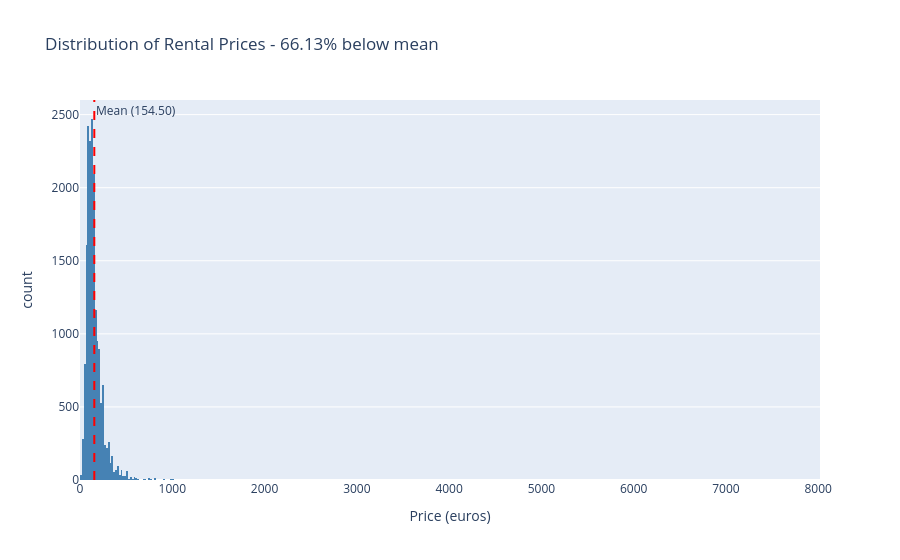

The cell this chart's notebook holds for it:
### Code cell
fig = px.histogram(data, x='price', nbins=500,
                   title=f'Distribution of Rental Prices - {percentage:.2f}% below mean',
                   labels={'price': 'Price (euros)'},
                   color_discrete_sequence=['steelblue'])

fig.add_vline(x=mean_price, line_dash='dash', line_color='red',
              annotation_text=f'Mean ({mean_price:.2f})',
              annotation_position='top right')

fig.show()

### Figure 1 — Plotly figure (JSON) as saved in the notebook; plotly's stock layout.template omitted (floating-point values rounded to 4 significant figures; data arrays with more than 128 entries replaced by an {"elided": "..."} marker saying what was removed)
{"data": [{"bingroup": "x", "hovertemplate": "Price (euros)=%{x}<br>count=%{y}<extra></extra>", "legendgroup": "", "marker": {"color": "steelblue", "pattern": {"shape": ""}}, "name": "", "nbinsx": 500, "orientation": "v", "showlegend": false, "type": "histogram", "x": {"elided": "17825 int values"}, "xaxis": "x", "yaxis": "y"}], "layout": {"annotations": [{"showarrow": false, "text": "Mean (154.50)", "x": 154.5, "xanchor": "left", "xref": "x", "y": 1, "yanchor": "top", "yref": "y domain"}], "barmode": "relative", "legend": {"tracegroupgap": 0}, "shapes": [{"line": {"color": "red", "dash": "dash"}, "type": "line", "x0": 154.5, "x1": 154.5, "xref": "x", "y0": 0, "y1": 1, "yref": "y domain"}], "title": {"text": "Distribution of Rental Prices - 66.13% below mean"}, "xaxis": {"anchor": "y", "domain": [0, 1], "title": {"text": "Price (euros)"}}, "yaxis": {"anchor": "x", "domain": [0, 1], "title": {"text": "count"}}}}
